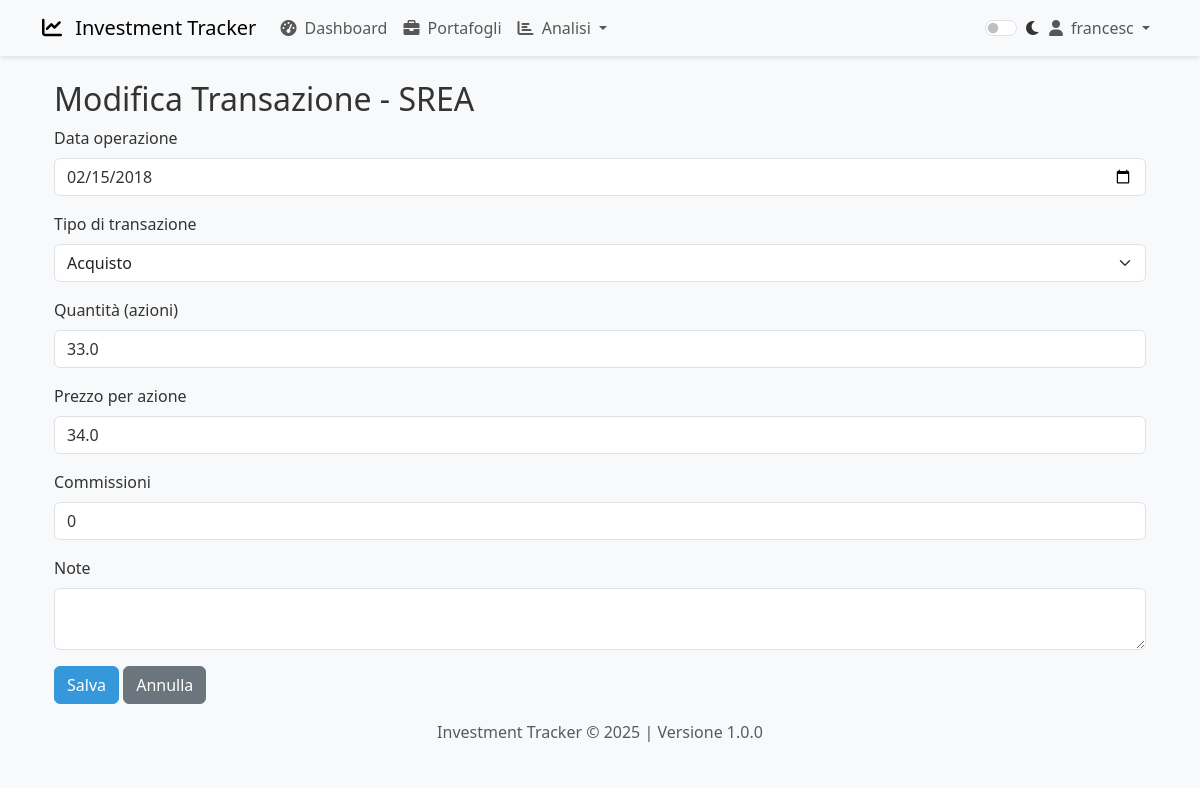
Before: /asset/transaction/edit/d5362562-5c0e-4665-805f-c3d97347fac2 (signed in) with the older database file.
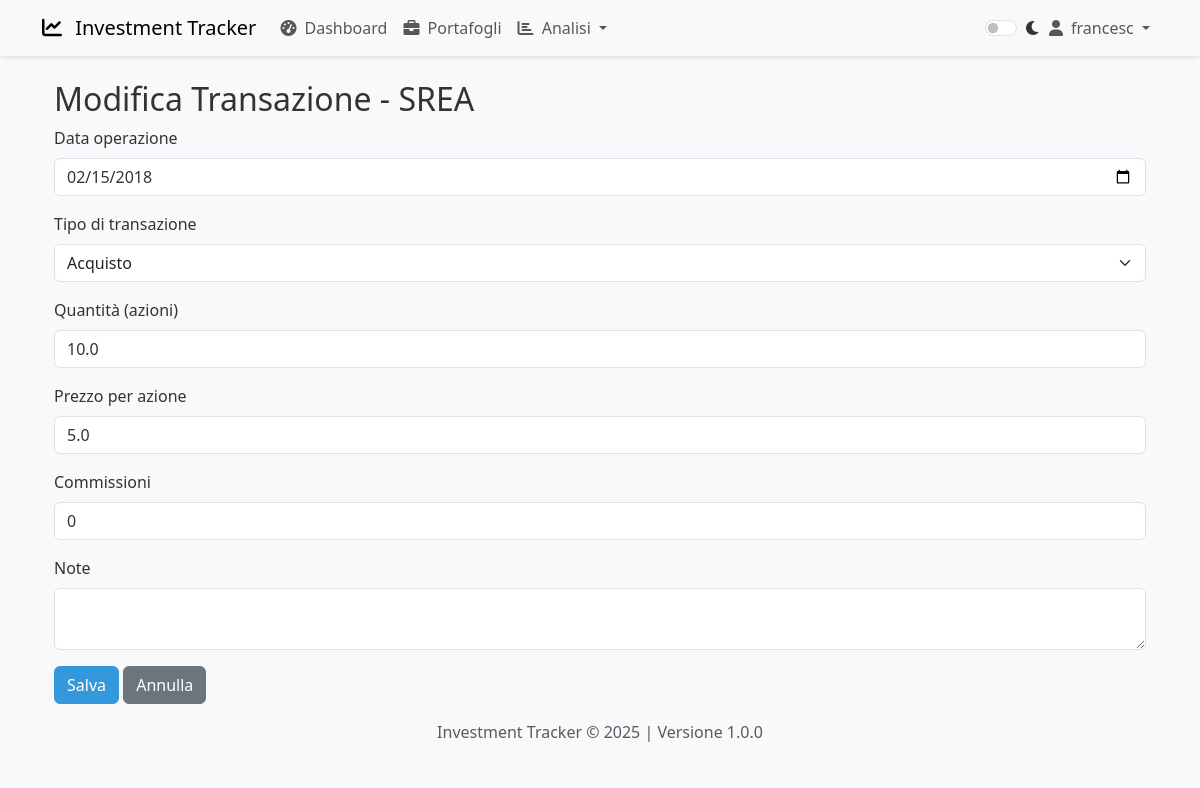
After: the same page with the newer database file.
### app/models/user.py (models this page shows, shortened)
class User(UserMixin, db.Model):
    __tablename__ = 'users'
    id = db.Column(db.String(36), primary_key=True, default=lambda: str(uuid.uuid4()))
    email = db.Column(db.String(120), index=True, unique=True, nullable=False)
    username = db.Column(db.String(64), index=True, unique=True, nullable=False)
    password_hash = db.Column(db.String(128))
    is_admin = db.Column(db.Boolean, default=False)
    created_at = db.Column(db.DateTime, default=datetime.utcnow)
    updated_at = db.Column(db.DateTime, default=datetime.utcnow, onupdate=datetime.utcnow)
    portfolios = db.relationship('Portfolio', backref='user', lazy='dynamic', cascade='all, delete-orphan')
    @property
    def password(self):
        """La password non è leggibile"""
        raise AttributeError('password is not a readable attribute')

### app/models/asset.py (models this page shows, shortened)
class Asset(db.Model):
    __tablename__ = 'assets'
    id = db.Column(db.String(36), primary_key=True, default=lambda: str(uuid.uuid4()))
    ticker = db.Column(db.String(20), nullable=False)
    name = db.Column(db.String(100))
    isin = db.Column(db.String(12))
    asset_type = db.Column(db.String(50))  # azione, ETF, obbligazione, ecc.
    currency = db.Column(db.String(3))  # EUR, USD, ecc.
    created_at = db.Column(db.DateTime, default=datetime.utcnow)
    updated_at = db.Column(db.DateTime, default=datetime.utcnow, onupdate=datetime.utcnow)
    last_price = db.Column(db.Float)
    last_price_update = db.Column(db.DateTime)
    portfolio_id = db.Column(db.String(36), db.ForeignKey('portfolios.id'), nullable=False)
    transactions = db.relationship('Transaction', backref='asset', lazy='dynamic', cascade='all, delete-orphan')

### app/models/transaction.py (models this page shows, shortened)
class Transaction(db.Model):
    __tablename__ = 'transactions'
    id = db.Column(db.String(36), primary_key=True, default=lambda: str(uuid.uuid4()))
    transaction_date = db.Column(db.DateTime, nullable=False)
    transaction_type = db.Column(db.String(10), nullable=False)  # BUY o SELL
    shares = db.Column(db.Float, nullable=False)  # Numero di azioni
    price = db.Column(db.Float, nullable=False)  # Prezzo per azione
    commission = db.Column(db.Float)  # Commissione (opzionale)
    notes = db.Column(db.Text)  # Note sulla transazione
    created_at = db.Column(db.DateTime, default=datetime.utcnow)
    updated_at = db.Column(db.DateTime, default=datetime.utcnow, onupdate=datetime.utcnow)
    asset_id = db.Column(db.String(36), db.ForeignKey('assets.id'), nullable=False)

### app/routes/asset.py (the view, shortened to what this page needs)
@asset.route('/transaction/edit/<id>', methods=['GET', 'POST'])
@login_required
def edit_transaction(id):
    transaction = Transaction.query.get_or_404(id)
    asset_obj = Asset.query.get_or_404(transaction.asset_id)
    portfolio = Portfolio.query.get_or_404(asset_obj.portfolio_id)
    if portfolio.user_id != current_user.id:
        flash('Non sei autorizzato a modificare questa transazione')
        return redirect(url_for('portfolio.list'))
    form = TransactionForm(obj=transaction)
    return render_template('asset/edit_transaction.html',
                           title=f'Modifica transazione - {asset_obj.name}',
                           form=form,
                           transaction=transaction,
                           asset=asset_obj)

### app/forms/asset.py
class TransactionForm(FlaskForm):
    transaction_date = DateField('Data Transazione', format='%Y-%m-%d', validators=[DataRequired()])
    transaction_type = SelectField('Tipo', choices=[
        ('BUY', 'Acquisto'),
        ('SELL', 'Vendita')
    ], validators=[DataRequired()])
    shares = FloatField('Quantità', validators=[DataRequired(), NumberRange(min=0.0001)])
    price = FloatField('Prezzo per unità', validators=[DataRequired(), NumberRange(min=0.0001)])
    commission = FloatField('Commissione', validators=[Optional(), NumberRange(min=0)])
    notes = TextAreaField('Note', validators=[Optional(), Length(max=500)])
    submit = SubmitField('Salva')

### app/models/user.py (called while the page is built)
@login_manager.user_loader
def load_user(user_id):
    return User.query.get(str(user_id))

### app/templates/asset/edit_transaction.html (shortened to what this page needs)
{% extends "base.html" %}
{% block content %}
<div class="container mt-4">
  <h2>Modifica Transazione - {{ transaction.asset.name }}</h2>
  <form method="POST">
    <div class="mb-3">
      <label for="transaction_date" class="form-label">Data operazione</label>
      <input type="date" class="form-control" name="transaction_date" value="{{ transaction.transaction_date.strftime('%Y-%m-%d') }}" required>
    </div>
    <div class="mb-3">
      <label for="transaction_type" class="form-label">Tipo di transazione</label>
      <select name="transaction_type" class="form-select" required>
        <option value="BUY" {% if transaction.transaction_type == 'BUY' %}selected{% endif %}>Acquisto</option>
      </select>
    </div>
    <div class="mb-3">
      <label for="shares" class="form-label">Quantità (azioni)</label>
      <input type="number" class="form-control" name="shares" step="0.01" value="{{ transaction.shares }}" required>
    </div>
    <div class="mb-3">
      <label for="price" class="form-label">Prezzo per azione</label>
      <input type="number" class="form-control" name="price" step="0.01" value="{{ transaction.price }}" required>
    </div>
    <div class="mb-3">
      <label for="commission" class="form-label">Commissioni</label>
      <input type="number" class="form-control" name="commission" step="0.01" value="{{ transaction.commission or 0 }}">
    </div>
    <div class="mb-3">
      <label for="notes" class="form-label">Note</label>
      <textarea class="form-control" name="notes">{{ transaction.notes }}</textarea>
    </div>
    <button type="submit" class="btn btn-primary">Salva</button>
    <a href="{{ url_for('asset.view', id=transaction.asset_id) }}" class="btn btn-secondary">Annulla</a>
  </form>
</div>
{% endblock %}

### app/templates/base.html (shortened to what this page needs)
<!DOCTYPE html>
<html lang="it">
<head>
    <link href="https://cdn.jsdelivr.net/npm/bootstrap@5.3.0-alpha1/dist/css/bootstrap.min.css" rel="stylesheet">
    <link rel="stylesheet" href="https://cdnjs.cloudflare.com/ajax/libs/font-awesome/6.0.0/css/all.min.css">
    <link rel="stylesheet" href="{{ url_for('static', filename='css/styles.css') }}">
</head>
<body data-theme="light">
    {% include 'navbar.html' %}
    <div class="container mt-4">
        {% block content %}{% endblock %}
    </div>
    {% include 'footer.html' %}
</body>
</html>

### app/templates/navbar.html (shortened to what this page needs)
<nav class="navbar navbar-expand-lg navbar-light bg-light">
    <div class="container">
        <a class="navbar-brand" href="{{ url_for('main.index') }}">
            <i class="fas fa-chart-line me-2"></i>
            Investment Tracker
        </a>
        <div class="collapse navbar-collapse" id="navbarNav">
            <ul class="navbar-nav me-auto">
                {% if current_user.is_authenticated %}
                    <li class="nav-item">
                        <a class="nav-link" href="{{ url_for('main.dashboard') }}">
                            <i class="fas fa-tachometer-alt me-1"></i> Dashboard
                        </a>
                    </li>
                    <li class="nav-item">
                        <a class="nav-link" href="{{ url_for('portfolio.list') }}">
                            <i class="fas fa-briefcase me-1"></i> Portafogli
                        </a>
                    </li>
                    <li class="nav-item dropdown">
                        <a class="nav-link dropdown-toggle" href="#" id="analysisDropdown" role="button" data-bs-toggle="dropdown" aria-expanded="false">
                            <i class="fas fa-chart-bar me-1"></i> Analisi
                        </a>
                    </li>
                {% endif %}
            </ul>
            <ul class="navbar-nav">
                <li class="nav-item">
                    <div class="form-check form-switch mt-2">
                        <input class="form-check-input" type="checkbox" id="darkModeToggle">
                        <label class="form-check-label" for="darkModeToggle">
                            <i class="fas fa-moon"></i>
                        </label>
                    </div>
                </li>
                {% if current_user.is_authenticated %}
                    <li class="nav-item dropdown">
                        <a class="nav-link dropdown-toggle" href="#" id="userDropdown" role="button" data-bs-toggle="dropdown" aria-expanded="false">
                            <i class="fas fa-user me-1"></i> {{ current_user.username }}
                        </a>
                    </li>
                {% endif %}
            </ul>
        </div>
    </div>
</nav>

### app/templates/footer.html
<footer class="footer mt-auto py-3 bg-light">
    <div class="container text-center">
        <span class="text-muted">Investment Tracker &copy; {{ now.year }} | Versione 1.0.0</span>
    </div>
</footer>

### app/static/css/styles.css (style rules this page uses)
:root { --primary-color: #3498db; --secondary-color: #2ecc71; --accent-color: #f39c12; --danger-color: #e74c3c; --text-color: #333; --bg-color: #f8f9fa; --card-bg: #fff; --border-color: #dee2e6; --input-bg: #fff; }
body { color: var(--text-color); background-color: var(--bg-color); transition: background-color 0.3s, color 0.3s; }
.btn-primary { background-color: var(--primary-color); border-color: var(--primary-color); }
.form-control { background-color: var(--input-bg); color: var(--text-color); border-color: var(--border-color); }
.navbar { box-shadow: 0 2px 4px rgba(0, 0, 0, 0.1); }

Changed rows visible on the page:
changed Transaction "Acquisto": shares "33.0" → "10.0"; price "34.0" → "5.0"
